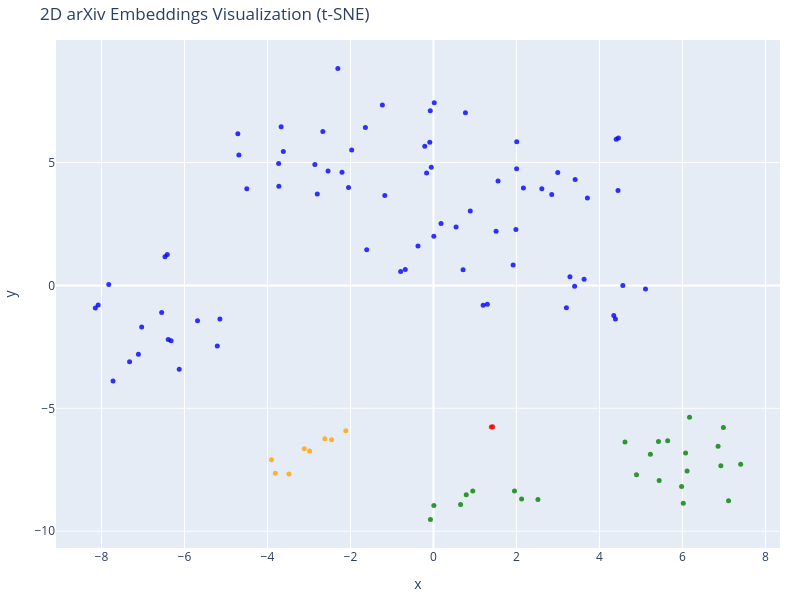

Notebook source saved alongside this figure:
### Code cell
tsne_2d = TSNE(n_components=2, random_state=42)
reduced_2d = tsne_2d.fit_transform(vectors)

fig = go.Figure(data=[go.Scatter(
    x=reduced_2d[:, 0],
    y=reduced_2d[:, 1],
    mode='markers',
    marker=dict(size=5, color=colors, opacity=0.8),
    text=[f"Category: {cat}<br>Title: {title}<br>Text: {doc[:100]}..."
          for cat, title, doc in zip(categories, titles, documents)],
    hoverinfo='text'
)])

fig.update_layout(
    title='2D arXiv Embeddings Visualization (t-SNE)',
    xaxis_title='x',
    yaxis_title='y',
    width=800,
    height=600,
    margin=dict(r=20, b=10, l=10, t=40)
)

fig.show()

### Figure 1 — Plotly figure (JSON) as saved in the notebook; plotly's stock layout.template omitted (floating-point values rounded to 4 significant figures)
{"data": [{"hoverinfo": "text", "marker": {"color": ["blue", "blue", "blue", "blue", "blue", "blue", "blue", "blue", "blue", "blue", "blue", "blue", "blue", "blue", "blue", "blue", "blue", "blue", "blue", "blue", "blue", "blue", "blue", "blue", "blue", "blue", "blue", "blue", "blue", "blue", "blue", "blue", "blue", "blue", "blue", "blue", "blue", "blue", "blue", "blue", "blue", "blue", "blue", "blue", "blue", "blue", "blue", "blue", "blue", "blue", "blue", "blue", "blue", "blue", "blue", "blue", "blue", "blue", "red", "red", "blue", "blue", "blue", "blue", "blue", "blue", "blue", "blue", "blue", "blue", "blue", "blue", "blue", "blue", "blue", "blue", "blue", "green", "green", "green", "green", "green", "green", "green", "green", "orange", "orange", "orange", "orange", "orange", "orange", "orange", "orange", "green", "green", "green", "green", "green", "green", "green", "green", "green", "green", "green", "green", "green", "green", "green", "green"], "opacity": 0.8, "size": 5}, "mode": "markers", "text": ["Category: cs.CL<br>Title: RAG based Question-Answering for Contextual Response Prediction System<br>Text: Abstract: Overview of RAG-based Question-Answering System for Contact Centers\n\nThis paper introduces...", "Category: cs.CL<br>Title: RAG based Question-Answering for Contextual Response Prediction System<br>Text: Introduction: Motivation and Research Questions\n\nLLMs have proven effective across NLP tasks but can...", "Category: cs.CL<br>Title: RAG based Question-Answering for Contextual Response Prediction System<br>Text: Related Work: RAG Architecture and Applications in Question Answering\n\nThe paper discusses RAG's eme...", "Category: cs.CL<br>Title: RAG based Question-Answering for Contextual Response Prediction System<br>Text: Methodology Overview: Data Preparation and RAG Component Selection\n\nThe methodology encompasses crea...", "Category: cs.CL<br>Title: RAG based Question-Answering for Contextual Response Prediction System<br>Text: Data Preparation: Building a Robust Knowledge Base and Q/A Dataset\n\nThe dataset includes 1205 KB art...", "Category: cs.CL<br>Title: RAG based Question-Answering for Contextual Response Prediction System<br>Text: RAG Architecture Components: Embedding, Retrieval, and Generation\n\nThe study evaluates embedding str...", "Category: cs.CL<br>Title: RAG based Question-Answering for Contextual Response Prediction System<br>Text: Retrieval Evaluation: Embedding and Retriever Performance\n\nThe Vertex AI text-embedding-gecko@001 mo...", "Category: cs.CL<br>Title: RAG based Question-Answering for Contextual Response Prediction System<br>Text: Response Prediction System Evaluation: Automated Metrics\n\nThe RAG-based system was evaluated on 1,00...", "Category: cs.CL<br>Title: RAG based Question-Answering for Contextual Response Prediction System<br>Text: Response Prediction System Evaluation: Human Evaluation Results\n\nHuman annotators assessed RAG LLM r...", "Category: cs.CL<br>Title: RAG based Question-Answering for Contextual Response Prediction System<br>Text: Evaluation of ReAct and Other Prompting Techniques\n\nReAct prompting with K=3 improved accuracy by 7%...", "Category: cs.CL<br>Title: RAG based Question-Answering for Contextual Response Prediction System<br>Text: Conclusion and Future Work\n\nThe study confirms that RAG-based LLMs improve response accuracy and con...", "Category: cs.CL<br>Title: RAG based Question-Answering for Contextual Response Prediction System<br>Text: Limitations and Ethical Considerations\n\nThe work acknowledges LLM unpredictability, including halluc...", "Category: cs.CL<br>Title: RAG System for Supporting Japanese Litigation Procedures: Faithful Response Generation Complying with Legal Norms<br>Text: Abstract Overview of RAG System in Japanese Medical Litigation\n\nThis paper discusses the necessary c...", "Category: cs.CL<br>Title: RAG System for Supporting Japanese Litigation Procedures: Faithful Response Generation Complying with Legal Norms<br>Text: Introduction to Medical Litigation and Role of Experts\n\nThe introduction explains how litigation, es...", "Category: cs.CL<br>Title: RAG System for Supporting Japanese Litigation Procedures: Faithful Response Generation Complying with Legal Norms<br>Text: Procedural Requirements for Expert Knowledge Use in Civil Litigation\n\nIn Japanese civil litigation, ...", "Category: cs.CL<br>Title: RAG System for Supporting Japanese Litigation Procedures: Faithful Response Generation Complying with Legal Norms<br>Text: Necessity of Continual Updates and Faithful Responses\n\nJudges must continually update their understa...", "Category: cs.CL<br>Title: RAG System for Supporting Japanese Litigation Procedures: Faithful Response Generation Complying with Legal Norms<br>Text: Issue-Specific Temporal Validity in Expert Knowledge\n\nThe standards of expert knowledge in litigatio...", "Category: cs.CL<br>Title: RAG System for Supporting Japanese Litigation Procedures: Faithful Response Generation Complying with Legal Norms<br>Text: Overview and Challenges of Retrieval-Augmented Generation (RAG)\n\nRAG combines LLMs with a retrieval ...", "Category: cs.CL<br>Title: RAG System for Supporting Japanese Litigation Procedures: Faithful Response Generation Complying with Legal Norms<br>Text: Data Attribution and Faithfulness Evaluation in RAG Systems\n\nTo ensure that RAG-generated responses ...", "Category: cs.CL<br>Title: RAG System for Supporting Japanese Litigation Procedures: Faithful Response Generation Complying with Legal Norms<br>Text: Controlling Knowledge Sources to Comply with Legal Procedures\n\nA norm-compliant RAG system must rest...", "Category: cs.CL<br>Title: RAG System for Supporting Japanese Litigation Procedures: Faithful Response Generation Complying with Legal Norms<br>Text: Ensuring Attribution and Faithful Response Generation\n\nTo maintain up-to-date expert knowledge, RAG ...", "Category: cs.CL<br>Title: RAG System for Supporting Japanese Litigation Procedures: Faithful Response Generation Complying with Legal Norms<br>Text: Managing Temporal Validity of Referenced Knowledge\n\nBecause authoritative knowledge evolves over tim...", "Category: cs.CL<br>Title: RAG System for Supporting Japanese Litigation Procedures: Faithful Response Generation Complying with Legal Norms<br>Text: Conclusion and Future Directions\n\nThe authors are developing a RAG-based LLM system to assist Japane...", "Category: cs.CL<br>Title: MultiHop-RAG: Benchmarking Retrieval-Augmented Generation for Multi-Hop Queries<br>Text: Abstract of MultiHop-RAG Paper\n\nThis paper introduces MultiHop-RAG, a novel dataset designed to benc...", "Category: cs.CL<br>Title: MultiHop-RAG: Benchmarking Retrieval-Augmented Generation for Multi-Hop Queries<br>Text: Introduction to RAG and Multi-Hop Queries\n\nRAG enhances LLMs by referencing external knowledge bases...", "Category: cs.CL<br>Title: MultiHop-RAG: Benchmarking Retrieval-Augmented Generation for Multi-Hop Queries<br>Text: Retrieval-Augmented Generation (RAG) and Multi-Hop Queries Overview\n\nRAG utilizes an external knowle...", "Category: cs.CL<br>Title: MultiHop-RAG: Benchmarking Retrieval-Augmented Generation for Multi-Hop Queries<br>Text: Dataset Collection and Evidence Extraction for MultiHop-RAG\n\nMultiHop-RAG dataset creation begins wi...", "Category: cs.CL<br>Title: MultiHop-RAG: Benchmarking Retrieval-Augmented Generation for Multi-Hop Queries<br>Text: Generation of Claims and Bridge Entities/Topics\n\nTo create high-quality multi-hop queries, claims ar...", "Category: cs.CL<br>Title: MultiHop-RAG: Benchmarking Retrieval-Augmented Generation for Multi-Hop Queries<br>Text: Multi-Hop Query and Answer Generation Process\n\nUsing claims grouped by the same bridge-entity or bri...", "Category: cs.CL<br>Title: MultiHop-RAG: Benchmarking Retrieval-Augmented Generation for Multi-Hop Queries<br>Text: Quality Assurance and Dataset Statistics\n\nThe dataset's quality is validated via manual inspection a...", "Category: cs.CL<br>Title: MultiHop-RAG: Benchmarking Retrieval-Augmented Generation for Multi-Hop Queries<br>Text: Benchmarking RAG Retrieval Using MultiHop-RAG\n\nEvaluating different embedding models for retrieval o...", "Category: cs.CL<br>Title: MultiHop-RAG: Benchmarking Retrieval-Augmented Generation for Multi-Hop Queries<br>Text: Benchmarking RAG Generation Using MultiHop-RAG\n\nGeneration experiments tested LLMs (GPT-4, GPT-3.5, ...", "Category: cs.CL<br>Title: MultiHop-RAG: Benchmarking Retrieval-Augmented Generation for Multi-Hop Queries<br>Text: Other Potential Uses and Related Work\n\nBeyond embeddings and generation, the dataset can support exp...", "Category: cs.CL<br>Title: MultiHop-RAG: Benchmarking Retrieval-Augmented Generation for Multi-Hop Queries<br>Text: Conclusions and Limitations\n\nMultiHop-RAG is introduced as a novel dataset focused on queries requir...", "Category: cs.CL<br>Title: RAG-Gym: Systematic Optimization of Language Agents for Retrieval-Augmented Generation<br>Text: Abstract: Introduction of RAG-Gym framework\n\nRAG-Gym is a platform designed to optimize language age...", "Category: cs.CL<br>Title: RAG-Gym: Systematic Optimization of Language Agents for Retrieval-Augmented Generation<br>Text: Introduction: Challenges and motivation for agentic RAG optimization\n\nLarge language models struggle...", "Category: cs.CL<br>Title: RAG-Gym: Systematic Optimization of Language Agents for Retrieval-Augmented Generation<br>Text: RAG-Gym framework overview and high-level MDP formulation\n\nRAG-Gym formulates knowledge-intensive qu...", "Category: cs.CL<br>Title: RAG-Gym: Systematic Optimization of Language Agents for Retrieval-Augmented Generation<br>Text: Systematic Optimization Components in RAG-Gym: Prompt Engineering, Actor Tuning, Critic Training\n\nRA...", "Category: cs.CL<br>Title: RAG-Gym: Systematic Optimization of Language Agents for Retrieval-Augmented Generation<br>Text: Experimental settings and datasets used in evaluating RAG-Gym\n\nExperiments evaluate various agents a...", "Category: cs.CL<br>Title: RAG-Gym: Systematic Optimization of Language Agents for Retrieval-Augmented Generation<br>Text: Performance improvements from prompt engineering and actor tuning\n\nTable 2 compares agents on knowle...", "Category: cs.CL<br>Title: RAG-Gym: Systematic Optimization of Language Agents for Retrieval-Augmented Generation<br>Text: Critic training boosts performance and generalizes across models\n\nTraining a critic to evaluate inte...", "Category: cs.CL<br>Title: RAG-Gym: Systematic Optimization of Language Agents for Retrieval-Augmented Generation<br>Text: Re^2Search++: An optimized agent outperforms outcome-based RL methods\n\nThe optimized Re^2Search++ ag...", "Category: cs.CL<br>Title: RAG-Star: Enhancing Deliberative Reasoning with Retrieval Augmented Verification and Refinement<br>Text: Abstract Summary of RAG-Star\n\nThe paper proposes RAG-Star, a novel retrieval-augmented generation (R...", "Category: cs.CL<br>Title: RAG-Star: Enhancing Deliberative Reasoning with Retrieval Augmented Verification and Refinement<br>Text: Introduction: Challenges and Motivation\n\nThe introduction discusses the challenges LLMs face in comp...", "Category: cs.CL<br>Title: RAG-Star: Enhancing Deliberative Reasoning with Retrieval Augmented Verification and Refinement<br>Text: RAG-Star Overview and Contributions\n\nRAG-Star is introduced as a framework that combines tree-based ...", "Category: cs.CL<br>Title: RAG-Star: Enhancing Deliberative Reasoning with Retrieval Augmented Verification and Refinement<br>Text: Related Work on Retrieval-Augmented LLMs and Search\n\nThis section surveys retrieval-augmented LLMs, ...", "Category: cs.CL<br>Title: RAG-Star: Enhancing Deliberative Reasoning with Retrieval Augmented Verification and Refinement<br>Text: Task Definition and Monte Carlo Tree Search Background\n\nThe task is open-domain multi-hop question a...", "Category: cs.CL<br>Title: RAG-Star: Enhancing Deliberative Reasoning with Retrieval Augmented Verification and Refinement<br>Text: RAG-Star Framework Overview\n\nRAG-Star enhances multi-step reasoning by integrating internal LLM know...", "Category: cs.CL<br>Title: RAG-Star: Enhancing Deliberative Reasoning with Retrieval Augmented Verification and Refinement<br>Text: Node Selection in RAG-Star Tree Search\n\nRAG-Star performs iterative tree-based search with multi-hop...", "Category: cs.CL<br>Title: RAG-Star: Enhancing Deliberative Reasoning with Retrieval Augmented Verification and Refinement<br>Text: Plan Expansion: Sub-query Generation and Answer Deduction\n\nIn the expansion phase, RAG-Star generate...", "Category: cs.CL<br>Title: RAG-Star: Enhancing Deliberative Reasoning with Retrieval Augmented Verification and Refinement<br>Text: Reward Modeling and Backpropagation with Retrieval\n\nTraditional MCTS rollouts are expensive; RAG-Sta...", "Category: cs.CL<br>Title: RAG-Star: Enhancing Deliberative Reasoning with Retrieval Augmented Verification and Refinement<br>Text: Reward Model Training via Distillation\n\nThe reward model critically guides the reasoning quality. To...", "Category: cs.CL<br>Title: RAG-Star: Enhancing Deliberative Reasoning with Retrieval Augmented Verification and Refinement<br>Text: Experimental Setup: Datasets, Metrics, Baselines, Implementation\n\nExperiments use HotpotQA, 2Wiki-Mu...", "Category: cs.CL<br>Title: RAG-Star: Enhancing Deliberative Reasoning with Retrieval Augmented Verification and Refinement<br>Text: Main Results: RAG-Star Outperforms Baselines\n\nRAG-Star significantly outperforms baselines including...", "Category: cs.CL<br>Title: RAG-Star: Enhancing Deliberative Reasoning with Retrieval Augmented Verification and Refinement<br>Text: Ablation Study and Analysis of Key Components\n\nAblation experiments on StrategyQA study effects of r...", "Category: cs.CL<br>Title: RAG-Star: Enhancing Deliberative Reasoning with Retrieval Augmented Verification and Refinement<br>Text: Effect of Simulation Scale and Reward Model Quality\n\nIncreasing MCTS simulation iterations improves ...", "Category: cs.CL<br>Title: RAG-Star: Enhancing Deliberative Reasoning with Retrieval Augmented Verification and Refinement<br>Text: Qualitative Example of RAG-Star Reasoning Process\n\nA case study in 2WikiMultihopQA shows RAG-Star in...", "Category: cs.CL<br>Title: RAG-Star: Enhancing Deliberative Reasoning with Retrieval Augmented Verification and Refinement<br>Text: Conclusion and Limitations\n\nRAG-Star enhances LLM multi-step reasoning by combining MCTS-based delib...", "Category: cs.NE<br>Title: The Deep Arbitrary Polynomial Chaos Neural Network or how Deep Artificial Neural Networks could benefit from Data-Driven Homogeneous Chaos Theory<br>Text: Introduction: Combining DANNs with Polynomial Chaos Expansion\n\nThe paper introduces a novel approach...", "Category: cs.NE<br>Title: The Deep Arbitrary Polynomial Chaos Neural Network or how Deep Artificial Neural Networks could benefit from Data-Driven Homogeneous Chaos Theory<br>Text: Background on Arbitrary Polynomial Chaos Expansion (aPC)\n\nPolynomial Chaos Expansion (PCE) represent...", "Category: cs.CL<br>Title: Hierarchical Attentional Hybrid Neural Networks for Document Classification<br>Text: Paper Overview and Motivation\n\nThe paper introduces a novel approach for document classification com...", "Category: cs.CL<br>Title: Hierarchical Attentional Hybrid Neural Networks for Document Classification<br>Text: Introduction to Text and Document Classification Challenges\n\nText classification is a foundational t...", "Category: cs.CL<br>Title: Hierarchical Attentional Hybrid Neural Networks for Document Classification<br>Text: Use of Attention and Hierarchical Structures in NLP\n\nRecent NLP trends utilize attention mechanisms ...", "Category: cs.CL<br>Title: Hierarchical Attentional Hybrid Neural Networks for Document Classification<br>Text: Proposed Model: Hierarchical Attentional Hybrid Neural Networks (HAHNN)\n\nThe authors propose HAHNN, ...", "Category: cs.CL<br>Title: Hierarchical Attentional Hybrid Neural Networks for Document Classification<br>Text: Architecture Details of HAHNN\n\nThe HAHNN architecture starts with word embeddings, followed by convo...", "Category: cs.CL<br>Title: Hierarchical Attentional Hybrid Neural Networks for Document Classification<br>Text: Feature Extraction with CNN and FastText Embeddings\n\nCNN layers with varying filter sizes extract ri...", "Category: cs.CL<br>Title: Hierarchical Attentional Hybrid Neural Networks for Document Classification<br>Text: Temporal Convolutional Networks (TCN) Variant\n\nThe model includes a TCN variant to simulate RNNs wit...", "Category: cs.CL<br>Title: Hierarchical Attentional Hybrid Neural Networks for Document Classification<br>Text: Model Architecture Visual Overview\n\nFigure 1 provides an overview of the HAHNN architecture. It incl...", "Category: cs.CL<br>Title: Hierarchical Attentional Hybrid Neural Networks for Document Classification<br>Text: Hierarchical Attention Mechanisms in HAHNN\n\nThe model includes dual attention levels: word and sente...", "Category: cs.CL<br>Title: Hierarchical Attentional Hybrid Neural Networks for Document Classification<br>Text: Word Level Encoder and Attention\n\nThe word encoder uses bidirectional GRUs to process sentences, gen...", "Category: cs.CL<br>Title: Hierarchical Attentional Hybrid Neural Networks for Document Classification<br>Text: Sentence Level Encoder and Attention\n\nSentence vectors are processed by bidirectional GRUs to captur...", "Category: cs.CL<br>Title: Hierarchical Attentional Hybrid Neural Networks for Document Classification<br>Text: Final Classification Layer and Code Availability\n\nThe document vector from sentence attention is inp...", "Category: cs.CL<br>Title: Hierarchical Attentional Hybrid Neural Networks for Document Classification<br>Text: Experimental Setup and Datasets\n\nExperiments used IMDb Movie Reviews and Yelp 2018 datasets for clas...", "Category: cs.CL<br>Title: Hierarchical Attentional Hybrid Neural Networks for Document Classification<br>Text: Experimental Results Compared to Baselines\n\nThe proposed HAHNN model outperforms existing models inc...", "Category: cs.CL<br>Title: Hierarchical Attentional Hybrid Neural Networks for Document Classification<br>Text: Visualizations of Attention Weights\n\nAttention weights visualization demonstrates the model's abilit...", "Category: cs.CL<br>Title: Hierarchical Attentional Hybrid Neural Networks for Document Classification<br>Text: Examples and Analysis of Attention Visualizations\n\nThe paper showcases positive and negative review ...", "Category: cs.CL<br>Title: Hierarchical Attentional Hybrid Neural Networks for Document Classification<br>Text: Summary and Contributions\n\nThe paper presents HAHNN, integrating CNN and hierarchical attention at w...", "Category: cs.LG<br>Title: Learning Active Subspaces and Discovering Important Features with Gaussian Radial Basis Functions Neural Networks<br>Text: Abstract and Paper Overview\n\nThis paper proposes a modified Gaussian radial basis function neural ne...", "Category: cs.LG<br>Title: Learning Active Subspaces and Discovering Important Features with Gaussian Radial Basis Functions Neural Networks<br>Text: Introduction to Radial Basis Function Neural Networks (RBFNNs) and Gaussian Kernels\n\nRadial basis fu...", "Category: cs.LG<br>Title: Learning Active Subspaces and Discovering Important Features with Gaussian Radial Basis Functions Neural Networks<br>Text: Existing Methods Related to Parameter and Center Estimation in RBFNNs\n\nVarious approaches exist for ...", "Category: cs.LG<br>Title: Learning Active Subspaces and Discovering Important Features with Gaussian Radial Basis Functions Neural Networks<br>Text: Explainable AI and Feature Importance in Machine Learning Models\n\nWhile RBFNNs and NNs provide stron...", "Category: cs.LG<br>Title: Learning Active Subspaces and Discovering Important Features with Gaussian Radial Basis Functions Neural Networks<br>Text: Active Subspace Methods for Feature Extraction and Dimensionality Reduction\n\nExtracting important la...", "Category: cs.LG<br>Title: Learning Active Subspaces and Discovering Important Features with Gaussian Radial Basis Functions Neural Networks<br>Text: Main Contributions of the Proposed GRBFNN Model\n\nThe modified GRBFNN incorporates a learnable precis...", "Category: cs.LG<br>Title: Learning Active Subspaces and Discovering Important Features with Gaussian Radial Basis Functions Neural Networks<br>Text: GRBFNN Model Formulation and Regularization\n\nThe model approximates a function using weighted Gaussi...", "Category: cs.LG<br>Title: Learning Active Subspaces and Discovering Important Features with Gaussian Radial Basis Functions Neural Networks<br>Text: Extracting Active Subspace and Feature Importance from GRBFNN\n\nThe precision matrix $\nP$ defines a M...", "Category: q-bio.NC<br>Title: A Review on Neural Network Models of Schizophrenia and Autism Spectrum Disorder<br>Text: Introduction to the Prevalence and Characteristics of Schizophrenia and Autism Spectrum Disorder\n\nSc...", "Category: q-bio.NC<br>Title: A Review on Neural Network Models of Schizophrenia and Autism Spectrum Disorder<br>Text: Challenges in Diagnosing SZ and ASD and Role of Computational Psychiatry\n\nDiagnosis of SZ and ASD is...", "Category: q-bio.NC<br>Title: A Review on Neural Network Models of Schizophrenia and Autism Spectrum Disorder<br>Text: Artificial Neural Networks for Modeling Psychopathologies: History and Potential\n\nArtificial neural ...", "Category: q-bio.NC<br>Title: A Review on Neural Network Models of Schizophrenia and Autism Spectrum Disorder<br>Text: Scope and Structure of the Review on ANN Models of SZ and ASD\n\nThis review focuses on neural network...", "Category: q-bio.NC<br>Title: A Review on Neural Network Models of Schizophrenia and Autism Spectrum Disorder<br>Text: Overview of Schizophrenia: Symptoms and Impact\n\nSchizophrenia is a serious psychiatric disorder typi...", "Category: q-bio.NC<br>Title: A Review on Neural Network Models of Schizophrenia and Autism Spectrum Disorder<br>Text: Overview of Autism Spectrum Disorder: Symptoms and Theories\n\nASD is a developmental disorder with be...", "Category: q-bio.NC<br>Title: A Review on Neural Network Models of Schizophrenia and Autism Spectrum Disorder<br>Text: Main Computational Modeling Approaches for SZ and ASD\n\nComputational models of schizophrenia and aut...", "Category: q-bio.NC<br>Title: A Review on Neural Network Models of Schizophrenia and Autism Spectrum Disorder<br>Text: Neural Network Models of Schizophrenia: Overview and Types\n\nNeural network modeling for schizophreni...", "Category: cs.LG<br>Title: A Neural Network-Evolutionary Computational Framework for Remaining Useful Life Estimation of Mechanical Systems<br>Text: Abstract and Research Overview\n\nThe paper introduces a framework to predict Remaining Useful Life (R...", "Category: cs.LG<br>Title: A Neural Network-Evolutionary Computational Framework for Remaining Useful Life Estimation of Mechanical Systems<br>Text: Introduction to RUL and Prognostics Approaches\n\nCondition based maintenance (CBM) relies on system h...", "Category: cs.LG<br>Title: A Neural Network-Evolutionary Computational Framework for Remaining Useful Life Estimation of Mechanical Systems<br>Text: Related Neural Network Approaches for RUL Estimation\n\nPrevious studies have employed neural networks...", "Category: cs.LG<br>Title: A Neural Network-Evolutionary Computational Framework for Remaining Useful Life Estimation of Mechanical Systems<br>Text: NASA C-MAPSS Dataset Overview\n\nThe NASA C-MAPSS dataset is a publicly available resource containing ...", "Category: cs.LG<br>Title: A Neural Network-Evolutionary Computational Framework for Remaining Useful Life Estimation of Mechanical Systems<br>Text: Performance Metrics for RUL Evaluation\n\nTwo metrics are used to evaluate the RUL estimation performa...", "Category: cs.LG<br>Title: A Neural Network-Evolutionary Computational Framework for Remaining Useful Life Estimation of Mechanical Systems<br>Text: Framework Overview and Data Parameter Optimization\n\nThe approach uses a shallow MLP for RUL estimati...", "Category: cs.LG<br>Title: A Neural Network-Evolutionary Computational Framework for Remaining Useful Life Estimation of Mechanical Systems<br>Text: Network Architecture Selection and Training Setup\n\nA simple MLP architecture was selected to balance...", "Category: cs.LG<br>Title: A Neural Network-Evolutionary Computational Framework for Remaining Useful Life Estimation of Mechanical Systems<br>Text: Data Preprocessing and Sensor Selection\n\nThe raw C-MAPSS data includes 21 sensors, but only 14 that ...", "Category: cs.LG<br>Title: A Neural Network-Evolutionary Computational Framework for Remaining Useful Life Estimation of Mechanical Systems<br>Text: Piecewise Linear Degradation Model for RUL Labeling\n\nDue to difficulty in precisely determining RUL ...", "Category: cs.LG<br>Title: A Neural Network-Evolutionary Computational Framework for Remaining Useful Life Estimation of Mechanical Systems<br>Text: Optimization of Data-Related Parameters Using Evolutionary Algorithm\n\nThe data parameters vector $\bo...", "Category: cs.LG<br>Title: A Neural Network-Evolutionary Computational Framework for Remaining Useful Life Estimation of Mechanical Systems<br>Text: Exhaustive Search and Evolutionary Algorithm Details\n\nExhaustive search on the C-MAPSS subsets FD001...", "Category: cs.LG<br>Title: A Neural Network-Evolutionary Computational Framework for Remaining Useful Life Estimation of Mechanical Systems<br>Text: Complete Framework Algorithm\n\nAlgorithm 1 outlines the complete REMAINING USEFUL LIFE estimation fra...", "Category: cs.LG<br>Title: A Neural Network-Evolutionary Computational Framework for Remaining Useful Life Estimation of Mechanical Systems<br>Text: Experimental Setup and Training Procedures\n\nThe experiments use the chosen MLP architecture and opti...", "Category: cs.LG<br>Title: A Neural Network-Evolutionary Computational Framework for Remaining Useful Life Estimation of Mechanical Systems<br>Text: Experimental Results and Error Analysis\n\nThe method achieves strong average RMSE and RHS scores acro...", "Category: cs.LG<br>Title: A Neural Network-Evolutionary Computational Framework for Remaining Useful Life Estimation of Mechanical Systems<br>Text: Comparison with State-of-the-Art Methods\n\nThe proposed MLP-based framework outperforms many recent m...", "Category: cs.LG<br>Title: A Neural Network-Evolutionary Computational Framework for Remaining Useful Life Estimation of Mechanical Systems<br>Text: Conclusions and Future Work\n\nThe paper presents a general and scalable framework combining strided t..."], "type": "scatter", "x": [0.1826, 0.009409, 0.5455, 1.509, 1.987, 0.8868, 2.007, -0.6785, -0.7898, -1.608, -0.3726, 0.7138, 3.289, 3.631, 4.564, 3.204, 4.346, 1.921, 1.198, 5.11, 1.298, 4.385, 3.402, 2.851, 2.612, 2.168, 3.71, 4.458, 4.404, 4.447, 2.004, 1.557, 2.995, 3.415, -0.05188, -0.1652, -0.2092, -0.08828, -1.231, -0.07638, 0.771, 0.01845, -2.204, -1.171, -2.54, -2.046, -3.618, -2.857, -4.714, -4.69, -3.731, -3.726, -1.64, -1.971, -2.666, -4.498, -3.671, -2.799, 1.394, 1.427, -5.685, -5.146, -6.55, -6.392, -7.11, -5.209, -7.721, -7.323, -7.031, -8.148, -8.08, -7.825, -2.303, -6.127, -6.47, -6.414, -6.323, 0.9478, 1.953, 2.518, 0.01003, -0.07289, 0.7903, 2.124, 0.6543, -3.811, -2.985, -2.113, -2.617, -3.481, -3.903, -3.112, -2.455, 5.423, 4.616, 5.228, 7.112, 6.02, 6.076, 4.892, 6.859, 6.987, 7.404, 6.926, 6.172, 6.113, 5.98, 5.439, 5.645], "y": [2.521, 2.003, 2.376, 2.207, 2.277, 3.031, 5.841, 0.6446, 0.5624, 1.45, 1.605, 0.6416, 0.3504, 0.2561, 0.001047, -0.9104, -1.226, 0.8277, -0.8088, -0.1405, -0.7616, -1.364, -0.03265, 3.695, 3.933, 3.968, 3.556, 6.002, 5.951, 3.862, 4.742, 4.244, 4.595, 4.305, 4.805, 4.575, 5.66, 5.822, 7.337, 7.109, 7.023, 7.431, 4.602, 3.656, 4.655, 3.985, 5.454, 4.916, 6.175, 5.31, 4.961, 4.036, 6.426, 5.509, 6.264, 3.931, 6.452, 3.719, -5.764, -5.746, -1.436, -1.362, -1.104, -2.205, -2.797, -2.46, -3.884, -3.103, -1.695, -0.9215, -0.7914, 0.03804, 8.825, -3.412, 1.168, 1.255, -2.251, -8.36, -8.366, -8.71, -8.956, -9.523, -8.515, -8.687, -8.917, -7.638, -6.732, -5.91, -6.235, -7.676, -7.088, -6.646, -6.284, -6.347, -6.366, -6.873, -8.766, -8.867, -6.816, -7.7, -6.541, -5.783, -7.281, -7.34, -5.359, -7.55, -8.181, -7.934, -6.321]}], "layout": {"height": 600, "margin": {"b": 10, "l": 10, "r": 20, "t": 40}, "title": {"text": "2D arXiv Embeddings Visualization (t-SNE)"}, "width": 800, "xaxis": {"title": {"text": "x"}}, "yaxis": {"title": {"text": "y"}}}}
